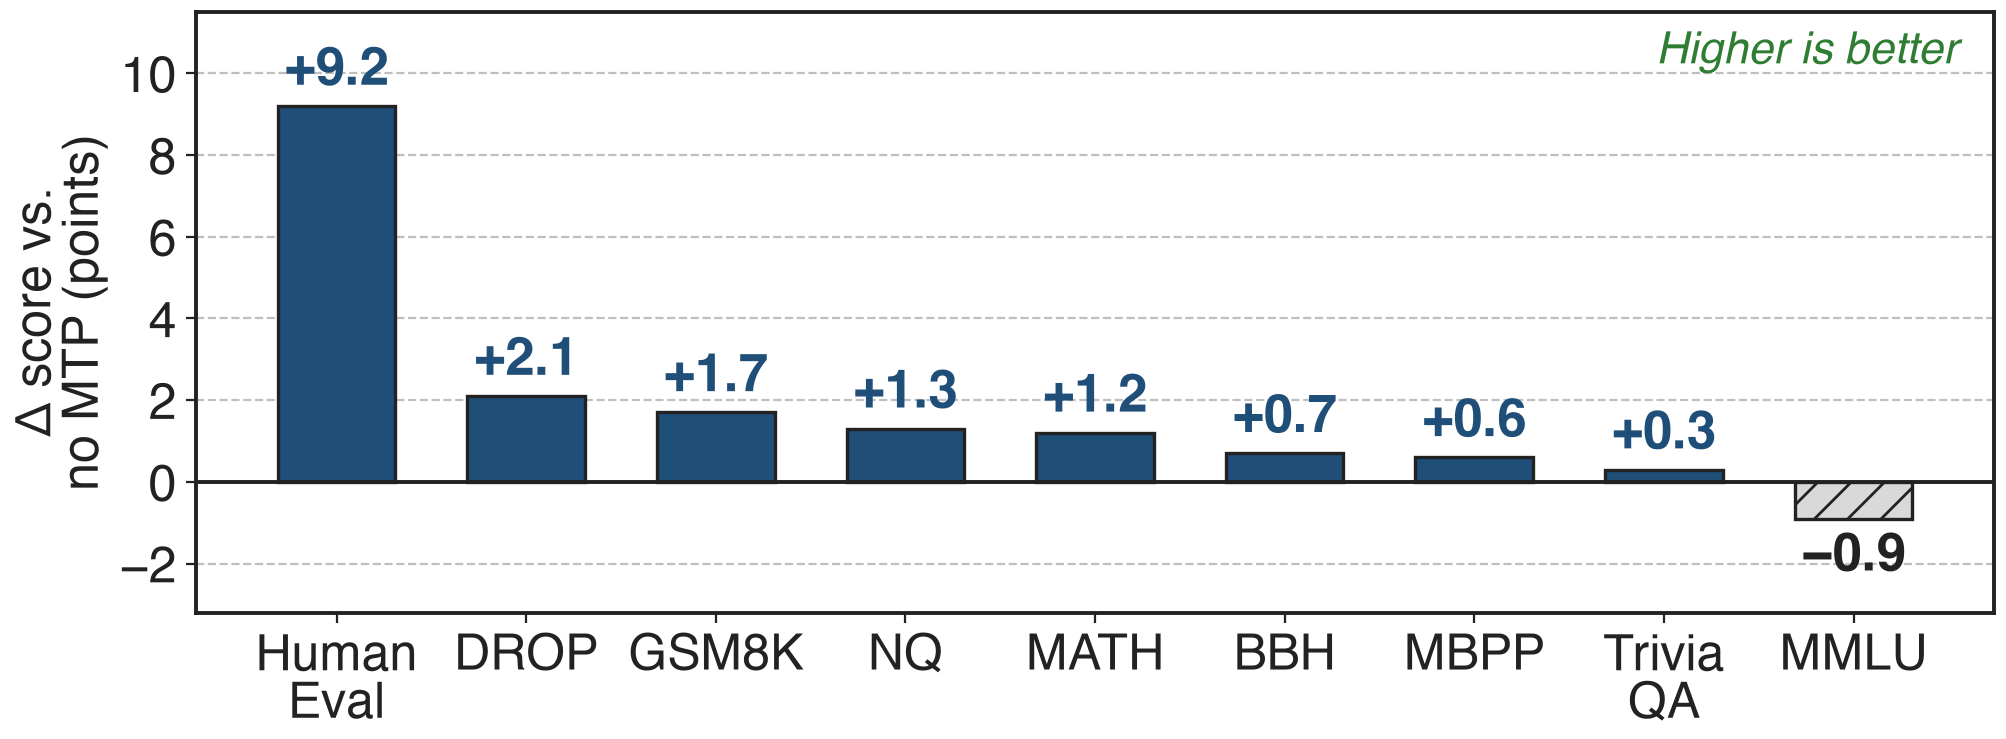

Here is the Python script that generated this plot:
"""DeepSeek-V3 MTP ablation (arXiv 2412.19437, Table 4, large MoE: 228.7B total / 20.9B active, 540B tokens):
w/ MTP minus baseline (derived differences of published numbers); MTP discarded at inference, so inference cost is equal.
BBH 70.0->70.7, MMLU 67.5->66.6, DROP 68.5->70.6, TriviaQA 67.0->67.3, NQ 27.2->28.5, HumanEval 44.5->53.7,
MBPP 61.6->62.2, GSM8K 72.3->74.0, MATH 38.6->39.8."""
import sys, pathlib
sys.path.insert(0, str(pathlib.Path(__file__).resolve().parents[3] / "scripts"))
import slidechart as sc
import matplotlib.pyplot as plt

base = {"BBH": 70.0, "MMLU": 67.5, "DROP": 68.5, "TriviaQA": 67.0, "NQ": 27.2,
        "HumanEval": 44.5, "MBPP": 61.6, "GSM8K": 72.3, "MATH": 38.6}
mtp = {"BBH": 70.7, "MMLU": 66.6, "DROP": 70.6, "TriviaQA": 67.3, "NQ": 28.5,
       "HumanEval": 53.7, "MBPP": 62.2, "GSM8K": 74.0, "MATH": 39.8}
delta = {k: round(mtp[k] - base[k], 1) for k in base}
order = sorted(delta, key=lambda k: -delta[k])

sc.setup()
fig, ax = plt.subplots(figsize=(11.6, 3.9))
for x, k in enumerate(order):
    v = delta[k]
    if v > 0:
        ax.bar(x, v, 0.62, color=sc.ACCENT, edgecolor=sc.INK, linewidth=1.2)
    else:
        ax.bar(x, v, 0.62, color=sc.GRAYS[0], edgecolor=sc.INK, linewidth=1.2, hatch="//")
    txt = f"+{v:.1f}" if v > 0 else f"−{abs(v):.1f}"
    ax.text(x, v + 0.3 if v > 0 else v - 0.3, txt, ha="center", va="bottom" if v > 0 else "top",
            fontsize=19, fontweight="bold", color=sc.ACCENT if v > 0 else sc.INK)
ax.axhline(0, color=sc.INK, lw=1.4)
ax.set_xticks(range(len(order)))
ax.set_xticklabels([{"HumanEval": "Human\nEval", "TriviaQA": "Trivia\nQA"}.get(k, k) for k in order])
ax.set_ylim(-3.2, 11.5)
ax.set_yticks([-2, 0, 2, 4, 6, 8, 10])
ax.set_ylabel("Δ score vs.\nno MTP (points)")
sc.better(ax, "Higher is better", where="upper right")
sc.save(fig, __file__)
print(delta)
